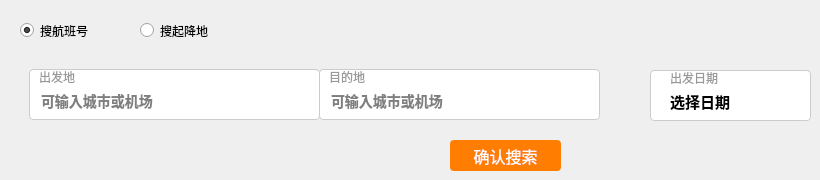
    <widget class="QWidget" name="tab_3">
     <attribute name="title">
      <string>                  航班动态                         </string>
     </attribute>
     <widget class="QRadioButton" name="radioButton_4">
      <property name="geometry">
       <rect>
        <x>20</x>
        <y>20</y>
        <width>96</width>
        <height>21</height>
       </rect>
      </property>
      <property name="tabletTracking">
       <bool>false</bool>
      </property>
      <property name="text">
       <string>搜航班号</string>
      </property>
      <property name="checked">
       <bool>true</bool>
      </property>
     </widget>
     <widget class="QRadioButton" name="radioButton_5">
      <property name="geometry">
       <rect>
        <x>140</x>
        <y>20</y>
        <width>96</width>
        <height>21</height>
       </rect>
      </property>
      <property name="text">
       <string>搜起降地</string>
      </property>
     </widget>
     <widget class="QStackedWidget" name="stackedWidget">
      <property name="geometry">
       <rect>
        <x>19</x>
        <y>59</y>
        <width>591</width>
        <height>71</height>
       </rect>
      </property>
      <property name="currentIndex">
       <number>1</number>
      </property>
      <widget class="QWidget" name="page">
       <widget class="QLineEdit" name="lineEdit_3">
        <property name="geometry">
         <rect>
          <x>10</x>
          <y>10</y>
          <width>581</width>
          <height>51</height>
         </rect>
        </property>
        <property name="font">
         <font>
          <pointsize>12</pointsize>
         </font>
        </property>
        <property name="text">
         <string/>
        </property>
        <property name="placeholderText">
         <string>  请填写航班号，如MU1234</string>
        </property>
       </widget>
      </widget>
      <widget class="QWidget" name="page_2">
       <widget class="QWidget" name="widget_7" native="true">
        <property name="geometry">
         <rect>
          <x>10</x>
          <y>10</y>
          <width>291</width>
          <height>51</height>
         </rect>
        </property>
        <property name="styleSheet">
         <string notr="true">QWidget#widget_7 { 
    border: 1px solid #cccccc;
    border-radius: 4px;
    background-color: white;
}</string>
        </property>
        <widget class="QLabel" name="label_14">
         <property name="geometry">
          <rect>
           <x>10</x>
           <y>0</y>
           <width>54</width>
           <height>16</height>
          </rect>
         </property>
         <property name="styleSheet">
          <string notr="true">color: rgb(153, 153, 153);
border: none;
background-color: transparent;</string>
         </property>
         <property name="text">
          <string>出发地</string>
         </property>
        </widget>
        <widget class="QLineEdit" name="lineEdit_Depart_2">
         <property name="geometry">
          <rect>
           <x>10</x>
           <y>20</y>
           <width>271</width>
           <height>23</height>
          </rect>
         </property>
         <property name="styleSheet">
          <string notr="true">border: none;
font-weight: bold;
font-size: 14px;</string>
         </property>
         <property name="placeholderText">
          <string>可输入城市或机场</string>
         </property>
        </widget>
       </widget>
       <widget class="QWidget" name="widget_10" native="true">
        <property name="geometry">
         <rect>
          <x>300</x>
          <y>10</y>
          <width>281</width>
          <height>51</height>
         </rect>
        </property>
        <property name="styleSheet">
         <string notr="true">QWidget#widget_10 { /* #后是当前QWidget的objectName（如widget、widget_1） */
    border: 1px solid #cccccc;
    border-radius: 4px;
    background-color: white;
}</string>
        </property>
        <widget class="QLabel" name="label_15">
         <property name="geometry">
          <rect>
           <x>10</x>
           <y>0</y>
           <width>54</width>
           <height>16</height>
          </rect>
         </property>
         <property name="styleSheet">
          <string notr="true">color: rgb(153, 153, 153);
border: none;
background-color: transparent;</string>
         </property>
         <property name="text">
          <string>目的地</string>
         </property>
        </widget>
        <widget class="QLineEdit" name="lineEdit_Arrive_2">
         <property name="geometry">
          <rect>
           <x>10</x>
           <y>20</y>
           <width>261</width>
           <height>23</height>
          </rect>
         </property>
         <property name="styleSheet">
          <string notr="true">border: none;
font-weight: bold;
font-size: 14px;</string>
         </property>
         <property name="placeholderText">
          <string>可输入城市或机场</string>
         </property>
        </widget>
       </widget>
      </widget>
     </widget>
     <widget class="QPushButton" name="btnSearch_2">
      <property name="geometry">
       <rect>
        <x>450</x>
        <y>140</y>
        <width>111</width>
        <height>31</height>
       </rect>
      </property>
      <property name="styleSheet">
       <string notr="true">/* 登录按钮基础样式（橙色边框+橙色背景，搭配白色文字） */
QPushButton {
    /* 橙色边框：#ff7d00 是常用登录页橙色，可替换为 #ff9900（浅橙）、#ff6600（深橙） */
    border: 2px solid #ff7d00; 
    border-radius: 4px; /* 圆角（和输入框保持一致，更协调） */
    background-color: #ff7d00; /* 按钮背景色（和边框同色，一体化效果） */
    color: white; /* 文字白色 */
    font-size: 16px; /* 文字大小 */
    height: 44px; /* 按钮高度（和输入框呼应） */
}

/* 悬浮状态（边框加深+背景色变深，更有交互感） */
QPushButton:hover {
    border-color: #ff6600; /* 悬浮时边框深橙色 */
    background-color: #ff6600; /* 悬浮时背景深橙色 */
}

/* 点击状态（边框再加深+背景色压暗，模拟按压效果） */
QPushButton:pressed {
    border-color: #e65c00; /* 点击时边框更深橙色 */
    background-color: #e65c00; /* 点击时背景更深橙色 */
}

/* 禁用状态（可选：如果按钮需要禁用，边框和背景变灰色） */
QPushButton:disabled {
    border-color: #cccccc;
    background-color: #cccccc;
    color: #ffffff;
}</string>
      </property>
      <property name="text">
       <string>确认搜索</string>
      </property>
     </widget>
     <widget class="QWidget" name="widget_11" native="true">
      <property name="geometry">
       <rect>
        <x>650</x>
        <y>70</y>
        <width>161</width>
        <height>51</height>
       </rect>
      </property>
      <property name="styleSheet">
       <string notr="true">QWidget#widget_11 { /* #后是当前QWidget的objectName（如widget、widget_1） */
    border: 1px solid #cccccc;
    border-radius: 4px;
    background-color: white;
}</string>
      </property>
      <widget class="QLabel" name="label_16">
       <property name="geometry">
        <rect>
         <x>20</x>
         <y>0</y>
         <width>54</width>
         <height>16</height>
        </rect>
       </property>
       <property name="styleSheet">
        <string notr="true">color: rgb(153, 153, 153);
border: none;
background-color: transparent;</string>
       </property>
       <property name="text">
        <string>出发日期</string>
       </property>
      </widget>
      <widget class="QLabel" name="dateDepart_2">
       <property name="geometry">
        <rect>
         <x>20</x>
         <y>20</y>
         <width>111</width>
         <height>21</height>
        </rect>
       </property>
       <property name="text">
        <string>&lt;html&gt;&lt;head/&gt;&lt;body&gt;&lt;p&gt;&lt;span style=&quot; font-size:11pt; font-weight:700; color:#000000;&quot;&gt;选择日期&lt;/span&gt;&lt;/p&gt;&lt;/body&gt;&lt;/html&gt;</string>
       </property>
      </widget>
     </widget>
     <zorder>stackedWidget</zorder>
     <zorder>radioButton_4</zorder>
     <zorder>radioButton_5</zorder>
     <zorder>btnSearch_2</zorder>
     <zorder>widget_11</zorder>
    </widget>
